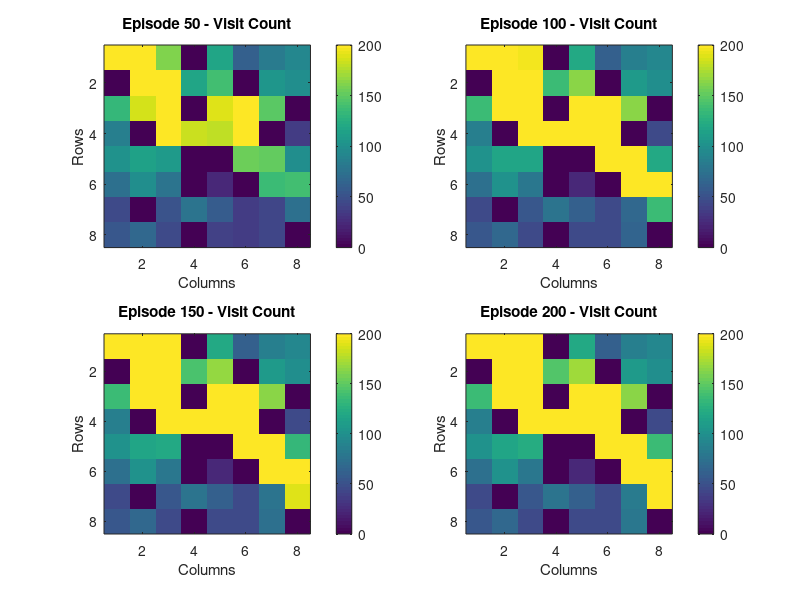
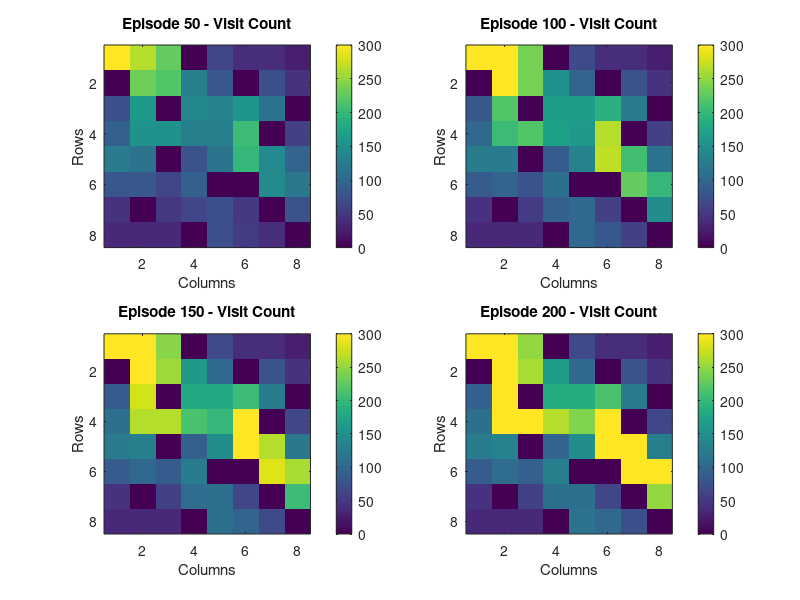
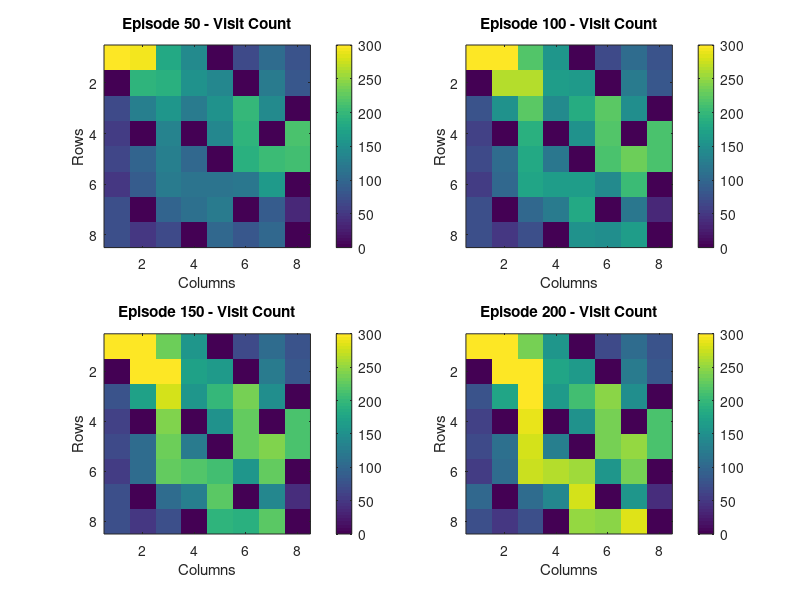

Here is the MATLAB script that generated these plots, in order:
clear; clc; close all;

% 设置随机数种子
rng(1);

% 定义第一个迷宫（源任务）
maze0 =[0 0 0 1 0 0 0 0;
        1 0 0 0 0 1 0 0;
        0 0 0 1 0 0 0 1;
        0 1 0 0 0 0 1 0;
        0 0 1 0 1 0 0 0;
        0 0 0 0 0 1 0 0;
        0 1 0 0 0 0 1 0;
        0 0 0 1 0 0 0 0];
% 定义第二个迷宫（目标任务1）
maze1 =[0 0 0 1 0 0 0 0;
        1 0 0 0 0 1 0 0;
        0 0 0 1 0 0 0 1;
        0 1 0 0 0 0 1 0;
        0 0 0 1 1 0 0 0;
        0 0 0 1 0 1 0 0;
        0 1 0 0 0 0 0 0;
        0 0 0 1 0 0 0 0];
% 定义第三个迷宫（目标任务2）
maze2 =[0 0 0 1 0 0 0 0;
        1 0 0 0 0 1 0 0;
        0 0 1 0 0 0 0 1;
        0 0 0 0 0 0 1 0;
        0 0 1 0 0 0 0 0;
        0 0 0 0 1 1 0 0;
        0 1 0 0 0 0 1 0;
        0 0 0 1 0 0 0 0];
% 定义第四个迷宫（目标任务3）
maze3 =[0 0 0 0 1 0 0 0;
        1 0 0 0 0 1 0 0;
        0 0 0 0 0 0 0 1;
        0 1 0 1 0 0 1 0;
        0 0 0 0 1 0 0 0;
        0 0 0 0 0 0 0 1;
        0 1 0 0 0 1 0 0;
        0 0 0 1 0 0 0 0];

numRows0 = size(maze0, 1);
numCols0 = size(maze0, 2);
numStates0 = numRows0 * numCols0;

numRows1 = size(maze1, 1);
numCols1 = size(maze1, 2);
numStates1 = numRows1 * numCols1;

numEpisodes = 200;  % 训练回合数
gamma = 0.95;         % 折扣因子
alpha = 0.15;         % 学习率
epsilon = 1;         % 探索率（初始高探索）

% 初始化 Q 表（源任务和目标任务）
Q0 = zeros(numStates0, 4); % 源任务的 Q 表
Q11 = zeros(numStates1, 4); % 目标任务1的 Q 表1
Q12 = zeros(numStates1, 4); % 目标任务1的 Q 表2
Q21 = zeros(numStates1, 4); % 目标任务2的 Q 表1
Q22 = zeros(numStates1, 4); % 目标任务2的 Q 表2
Q31 = zeros(numStates1, 4); % 目标任务3的 Q 表1
Q32 = zeros(numStates1, 4); % 目标任务3的 Q 表2

% 用于记录每轮总奖励
totalRewards0 = zeros(numEpisodes, 1);
totalRewards11 = zeros(numEpisodes, 1);
totalRewards12 = zeros(numEpisodes, 1);
totalRewards21 = zeros(numEpisodes, 1);
totalRewards22 = zeros(numEpisodes, 1);
totalRewards31 = zeros(numEpisodes, 1);
totalRewards32 = zeros(numEpisodes, 1);

% 定义动作
actions = [ -1, 0;  % 上
             1, 0;  % 下
             0, -1; % 左
             0, 1]; % 右

% 初始化访问频率
visitCount0 = zeros(numRows0, numCols0);
visitCount1 = zeros(numRows1, numCols1);
visitCount2 = zeros(numRows1, numCols1);
visitCount3 = zeros(numRows1, numCols1);

%% Q训练源任务

for episode = 1:numEpisodes
    % 初始化状态
    state = 1;  % 从(1,1)开始
    totalReward = 0; % 初始化每轮总奖励
    
    while true
        % 选择动作
        if rand < epsilon
            action = randi(4); % 探索
        else
            [~, action] = max(Q0(state, :)); % 利用
        end

        % 计算新状态
        [row, col] = ind2sub([numRows0, numCols0], state);
        newRow = row + actions(action, 1);
        newCol = col + actions(action, 2);
        
        % 检查新状态是否有效
        if newRow >= 1 && newRow <= numRows0 && newCol >= 1 && newCol <= numCols0 && maze0(newRow, newCol) == 0
            newState = sub2ind([numRows0, numCols0], newRow, newCol);
        else
            newState = state; % 如果无效，保持在当前状态
        end

        % 奖励设定
        reward = (newState == numStates0) * 20; % 到达终点奖励10
        if newState ~= state
            reward = reward - 1; % 每次有效移动给予-1的惩罚
        end
        
        totalReward = totalReward + reward; % 累加总奖励
        
        % 更新 Q 值
        Q0(state, action) = Q0(state, action) + alpha * (reward + gamma * max(Q0(newState, :)) - Q0(state, action));

        % 更新状态
        state = newState;

        if state == numStates0
            break; % 到达终点，结束回合
        end
    end
    
    totalRewards0(episode) = totalReward; % 记录每轮总奖励

    % 随着训练进展逐步减少 epsilon
    epsilon = max(0.1, epsilon * 0.99); % 保证 epsilon 不小于 0.1

end

% 打印学习到的源任务 Q 表
disp('Q训练源任务 Q表:');
disp(Q0);

%% Q训练目标任务1

for episode = 1:numEpisodes
    % 初始化状态
    state = 1;  % 从(1,1)开始
    totalReward = 0; % 初始化每轮总奖励
    
    while true
        % 选择动作
        if rand < epsilon
            action = randi(4); % 探索
        else
            [~, action] = max(Q11(state, :)); % 利用
        end

        % 计算新状态
        [row, col] = ind2sub([numRows1, numCols1], state);
        newRow = row + actions(action, 1);
        newCol = col + actions(action, 2);
        
        % 检查新状态是否有效
        if newRow >= 1 && newRow <= numRows1 && newCol >= 1 && newCol <= numCols1 && maze1(newRow, newCol) == 0
            newState = sub2ind([numRows1, numCols1], newRow, newCol);
        else
            newState = state; % 如果无效，保持在当前状态
        end

        % 奖励设定
        reward = (newState == numStates1) * 20; % 到达终点奖励10
        if newState ~= state
            reward = reward - 1; % 每次有效移动给予-1的惩罚
        end
        
        totalReward = totalReward + reward; % 累加总奖励
        
        % 更新 Q 值
        Q11(state, action) = Q11(state, action) + alpha * (reward + gamma * max(Q11(newState, :)) - Q11(state, action));

        % 更新状态
        state = newState;

        if state == numStates1
            break; % 到达终点，结束回合
        end
    end
    
    totalRewards11(episode) = totalReward; % 记录每轮总奖励

    % 随着训练进展逐步减少 epsilon
    epsilon = max(0.1, epsilon * 0.99); % 保证 epsilon 不小于 0.1
end

% 打印学习到的源任务 Q 表
disp('Q训练目标任务1 Q表:');
disp(Q11);

%% TL学习到目标任务1
% 利用源任务的 Q 表初始化目标任务的 Q 表
% 将源任务 Q 表的 Q 值根据目标任务的状态映射进行转移
Q12 = Q0;

% 创建一个图窗，用于显示热图
figure;

% 训练目标任务
epsilon = 1; % 重新设置 epsilon

for episode = 1:numEpisodes
    % 初始化状态
    state = 1;  % 从(1,1)开始
    totalReward = 0; % 初始化每轮总奖励
    
    while true
        % 选择动作
        if rand < epsilon
            action = randi(4); % 探索
        else
            [~, action] = max(Q12(state, :)); % 利用
        end

        % 计算新状态
        [row, col] = ind2sub([numRows1, numCols1], state);
        newRow = row + actions(action, 1);
        newCol = col + actions(action, 2);
        
        % 检查新状态是否有效
        if newRow >= 1 && newRow <= numRows1 && newCol >= 1 && newCol <= numCols1 && maze1(newRow, newCol) == 0
            newState = sub2ind([numRows1, numCols1], newRow, newCol);
        else
            newState = state; % 如果无效，保持在当前状态
        end

        % 奖励设定
        reward = (newState == numStates1) * 20; % 到达终点奖励10
        if newState ~= state
            reward = reward - 1; % 每次有效移动给予-1的惩罚
        end
        
        totalReward = totalReward + reward; % 累加总奖励
        
        % 更新 Q 值
        Q12(state, action) = Q12(state, action) + alpha * (reward + gamma * max(Q12(newState, :)) - Q12(state, action));

        % 更新访问频率
        [row, col] = ind2sub([numRows1, numCols1], state);
        visitCount1(row, col) = visitCount1(row, col) + 1;

        % 更新状态
        state = newState;

        if state == numStates1
            break; % 到达终点，结束回合
        end
    end
    
    totalRewards12 (episode) = totalReward; % 记录每轮总奖励

    % 随着训练进展逐步减少 epsilon
    epsilon = max(0.1, epsilon * 0.99); % 保证 epsilon 不小于 0.1

     % 每 50 轮绘制一次热图
  if mod(episode, 50) == 0
    subplot(2, 2, episode / 50); % 在 2x2 网格中选择子图
    imagesc(visitCount1, [0, 200]); % 设置颜色尺度范围
    colorbar;
    title(sprintf('Episode %d - Visit Count', episode));
    xlabel('Columns');
    ylabel('Rows');
  end
end

hold off;

% 打印学习到的目标任务 Q 表
disp('TL训练目标任务1 Q表:');
disp(Q12);
 
% 从起点到终点找到最佳路径
path1 = [];
state = 1; % 从(1,1)开始
while state ~= numStates1
    path1 = [path1; state]; % 记录路径
    [~, action] = max(Q12(state, :)); % 选择最优动作

    % 获取当前的行和列
    [row, col] = ind2sub([numRows1, numCols1], state);
    newRow = row + actions(action, 1); % 计算新行
    newCol = col + actions(action, 2); % 计算新列

    % 检查新状态是否有效
    if newRow >= 1 && newRow <= numRows1 && newCol >= 1 && newCol <= numCols1 && maze1(newRow, newCol) == 0
        state = sub2ind([numRows1, numCols1], newRow, newCol); % 更新状态
    else
        % 如果无效，选择一个随机有效动作
        validActions = [];
        for a = 1:4
            testRow = row + actions(a, 1);
            testCol = col + actions(a, 2);
            if testRow >= 1 && testRow <= numRows1 && testCol >= 1 && testCol <= numCols1 && maze1(testRow, testCol) == 0
                validActions = [validActions; a];
            end
        end
        if ~isempty(validActions)
            action = validActions(randi(length(validActions))); % 随机选择一个有效动作
            state = sub2ind([numRows1, numCols1], row + actions(action, 1), col + actions(action, 2));
        else
            disp('无有效动作，保持当前状态。');
        end
    end
end
path1 = [path1; state]; % 添加终点到路径

% 打印路径
disp('目标任务1-最佳路径状态:');
disp(path1);

%% Q训练目标任务2

for episode = 1:numEpisodes
    % 初始化状态
    state = 1;  % 从(1,1)开始
    totalReward = 0; % 初始化每轮总奖励
    
    while true
        % 选择动作
        if rand < epsilon
            action = randi(4); % 探索
        else
            [~, action] = max(Q21(state, :)); % 利用
        end

        % 计算新状态
        [row, col] = ind2sub([numRows1, numCols1], state);
        newRow = row + actions(action, 1);
        newCol = col + actions(action, 2);
        
        % 检查新状态是否有效
        if newRow >= 1 && newRow <= numRows1 && newCol >= 1 && newCol <= numCols1 && maze2(newRow, newCol) == 0
            newState = sub2ind([numRows1, numCols1], newRow, newCol);
        else
            newState = state; % 如果无效，保持在当前状态
        end

        % 奖励设定
        reward = (newState == numStates1) * 20; % 到达终点奖励10
        if newState ~= state
            reward = reward - 1; % 每次有效移动给予-1的惩罚
        end
        
        totalReward = totalReward + reward; % 累加总奖励
        
        % 更新 Q 值
        Q21(state, action) = Q21(state, action) + alpha * (reward + gamma * max(Q21(newState, :)) - Q21(state, action));

        % 更新状态
        state = newState;

        if state == numStates1
            break; % 到达终点，结束回合
        end
    end
    
    totalRewards21(episode) = totalReward; % 记录每轮总奖励

    % 随着训练进展逐步减少 epsilon
    epsilon = max(0.1, epsilon * 0.99); % 保证 epsilon 不小于 0.1
end

% 打印学习到的源任务 Q 表
disp('Q训练目标任务2 Q表:');
disp(Q21);

%% 迁移学习到目标任务2
% 利用源任务的 Q 表初始化目标任务的 Q 表
% 将源任务 Q 表的 Q 值根据目标任务的状态映射进行转移
Q22 = Q0;

% 创建一个图窗，用于显示热图
figure;

% 训练目标任务
epsilon = 1; % 重新设置 epsilon

for episode = 1:numEpisodes
    % 初始化状态
    state = 1;  % 从(1,1)开始
    totalReward = 0; % 初始化每轮总奖励
    
    while true
        % 选择动作
        if rand < epsilon
            action = randi(4); % 探索
        else
            [~, action] = max(Q22(state, :)); % 利用
        end

        % 计算新状态
        [row, col] = ind2sub([numRows1, numCols1], state);
        newRow = row + actions(action, 1);
        newCol = col + actions(action, 2);
        
        % 检查新状态是否有效
        if newRow >= 1 && newRow <= numRows1 && newCol >= 1 && newCol <= numCols1 && maze2(newRow, newCol) == 0
            newState = sub2ind([numRows1, numCols1], newRow, newCol);
        else
            newState = state; % 如果无效，保持在当前状态
        end

        % 奖励设定
        reward = (newState == numStates1) * 20; % 到达终点奖励10
        if newState ~= state
            reward = reward - 1; % 每次有效移动给予-1的惩罚
        end
        
        totalReward = totalReward + reward; % 累加总奖励
        
        % 更新 Q 值
        Q22(state, action) = Q22(state, action) + alpha * (reward + gamma * max(Q22(newState, :)) - Q22(state, action));

        % 更新访问频率
        [row, col] = ind2sub([numRows1, numCols1], state);
        visitCount2(row, col) = visitCount2(row, col) + 1;

        % 更新状态
        state = newState;

        if state == numStates1
            break; % 到达终点，结束回合
        end
    end
    
    totalRewards22 (episode) = totalReward; % 记录每轮总奖励

    % 随着训练进展逐步减少 epsilon
    epsilon = max(0.1, epsilon * 0.99); % 保证 epsilon 不小于 0.1

    % 每 50 轮绘制一次热图
  if mod(episode, 50) == 0
    subplot(2, 2, episode / 50); % 在 2x2 网格中选择子图
    imagesc(visitCount2, [0, 300]); % 设置颜色尺度范围
    colorbar;
    title(sprintf('Episode %d - Visit Count', episode));
    xlabel('Columns');
    ylabel('Rows');
  end
end

hold off;

% 打印学习到的目标任务 Q 表
disp('TL训练目标任务2 Q表:');
disp(Q22);
 
% 从起点到终点找到最佳路径
path2 = [];
state = 1; % 从(1,1)开始
while state ~= numStates1
    path2 = [path2; state]; % 记录路径
    [~, action] = max(Q22(state, :)); % 选择最优动作

    % 获取当前的行和列
    [row, col] = ind2sub([numRows1, numCols1], state);
    newRow = row + actions(action, 1); % 计算新行
    newCol = col + actions(action, 2); % 计算新列

    % 检查新状态是否有效
    if newRow >= 1 && newRow <= numRows1 && newCol >= 1 && newCol <= numCols1 && maze2(newRow, newCol) == 0
        state = sub2ind([numRows1, numCols1], newRow, newCol); % 更新状态
    else
        % 如果无效，选择一个随机有效动作
        validActions = [];
        for a = 1:4
            testRow = row + actions(a, 1);
            testCol = col + actions(a, 2);
            if testRow >= 1 && testRow <= numRows1 && testCol >= 1 && testCol <= numCols1 && maze2(testRow, testCol) == 0
                validActions = [validActions; a];
            end
        end
        if ~isempty(validActions)
            action = validActions(randi(length(validActions))); % 随机选择一个有效动作
            state = sub2ind([numRows1, numCols1], row + actions(action, 1), col + actions(action, 2));
        else
            disp('无有效动作，保持当前状态。');
        end
    end
end
path2 = [path2; state]; % 添加终点到路径

% 打印路径
disp('目标任务2-最佳路径状态:');
disp(path2);

%% Q训练目标任务3
for episode = 1:numEpisodes
    % 初始化状态
    state = 1;  % 从(1,1)开始
    totalReward = 0; % 初始化每轮总奖励
    
    while true
        % 选择动作
        if rand < epsilon
            action = randi(4); % 探索
        else
            [~, action] = max(Q31(state, :)); % 利用
        end

        % 计算新状态
        [row, col] = ind2sub([numRows1, numCols1], state);
        newRow = row + actions(action, 1);
        newCol = col + actions(action, 2);
        
        % 检查新状态是否有效
        if newRow >= 1 && newRow <= numRows1 && newCol >= 1 && newCol <= numCols1 && maze3(newRow, newCol) == 0
            newState = sub2ind([numRows1, numCols1], newRow, newCol);
        else
            newState = state; % 如果无效，保持在当前状态
        end

        % 奖励设定
        reward = (newState == numStates1) * 20; % 到达终点奖励10
        if newState ~= state
            reward = reward - 1; % 每次有效移动给予-1的惩罚
        end
        
        totalReward = totalReward + reward; % 累加总奖励
        
        % 更新 Q 值
        Q31(state, action) = Q31(state, action) + alpha * (reward + gamma * max(Q31(newState, :)) - Q31(state, action));

        % 更新状态
        state = newState;

        if state == numStates1
            break; % 到达终点，结束回合
        end
    end
    
    totalRewards31(episode) = totalReward; % 记录每轮总奖励

    % 随着训练进展逐步减少 epsilon
    epsilon = max(0.1, epsilon * 0.99); % 保证 epsilon 不小于 0.1
end

% 打印学习到的源任务 Q 表
disp('Q训练目标任务3 Q表:');
disp(Q31);

%% 迁移学习到目标任务3
% 利用源任务的 Q 表初始化目标任务的 Q 表
% 将源任务 Q 表的 Q 值根据目标任务的状态映射进行转移
Q32 = Q0;

% 创建一个图窗，用于显示热图
figure;

% 训练目标任务
epsilon = 1; % 重新设置 epsilon

for episode = 1:numEpisodes
    % 初始化状态
    state = 1;  % 从(1,1)开始
    totalReward = 0; % 初始化每轮总奖励
    
    while true
        % 选择动作
        if rand < epsilon
            action = randi(4); % 探索
        else
            [~, action] = max(Q32(state, :)); % 利用
        end

        % 计算新状态
        [row, col] = ind2sub([numRows1, numCols1], state);
        newRow = row + actions(action, 1);
        newCol = col + actions(action, 2);
        
        % 检查新状态是否有效
        if newRow >= 1 && newRow <= numRows1 && newCol >= 1 && newCol <= numCols1 && maze3(newRow, newCol) == 0
            newState = sub2ind([numRows1, numCols1], newRow, newCol);
        else
            newState = state; % 如果无效，保持在当前状态
        end

        % 奖励设定
        reward = (newState == numStates1) * 20; % 到达终点奖励10
        if newState ~= state
            reward = reward - 1; % 每次有效移动给予-1的惩罚
        end
        
        totalReward = totalReward + reward; % 累加总奖励
        
        % 更新 Q 值
        Q32(state, action) = Q32(state, action) + alpha * (reward + gamma * max(Q32(newState, :)) - Q32(state, action));

        % 更新访问频率
        [row, col] = ind2sub([numRows1, numCols1], state);
        visitCount3(row, col) = visitCount3(row, col) + 1;

        % 更新状态
        state = newState;

        if state == numStates1
            break; % 到达终点，结束回合
        end
    end
    
    totalRewards32 (episode) = totalReward; % 记录每轮总奖励

    % 随着训练进展逐步减少 epsilon
    epsilon = max(0.1, epsilon * 0.99); % 保证 epsilon 不小于 0.1

    % 每 50 轮绘制一次热图
  if mod(episode, 50) == 0
    subplot(2, 2, episode / 50); % 在 2x2 网格中选择子图
    imagesc(visitCount3, [0, 300]); % 设置颜色尺度范围
    colorbar;
    title(sprintf('Episode %d - Visit Count', episode));
    xlabel('Columns');
    ylabel('Rows');
  end
end

hold off;

% 打印学习到的目标任务 Q 表
disp('TL训练目标任务3 Q表:');
disp(Q32);
 
% 从起点到终点找到最佳路径
path3 = [];
state = 1; % 从(1,1)开始
while state ~= numStates1
    path3 = [path3; state]; % 记录路径
    [~, action] = max(Q32(state, :)); % 选择最优动作

    % 获取当前的行和列
    [row, col] = ind2sub([numRows1, numCols1], state);
    newRow = row + actions(action, 1); % 计算新行
    newCol = col + actions(action, 2); % 计算新列

    % 检查新状态是否有效
    if newRow >= 1 && newRow <= numRows1 && newCol >= 1 && newCol <= numCols1 && maze3(newRow, newCol) == 0
        state = sub2ind([numRows1, numCols1], newRow, newCol); % 更新状态
    else
        % 如果无效，选择一个随机有效动作
        validActions = [];
        for a = 1:4
            testRow = row + actions(a, 1);
            testCol = col + actions(a, 2);
            if testRow >= 1 && testRow <= numRows1 && testCol >= 1 && testCol <= numCols1 && maze3(testRow, testCol) == 0
                validActions = [validActions; a];
            end
        end
        if ~isempty(validActions)
            action = validActions(randi(length(validActions))); % 随机选择一个有效动作
            state = sub2ind([numRows1, numCols1], row + actions(action, 1), col + actions(action, 2));
        else
            disp('无有效动作，保持当前状态。');
        end
    end
end
path3 = [path3; state]; % 添加终点到路径

% 打印路径
disp('目标任务3-最佳路径状态:');
disp(path3);
